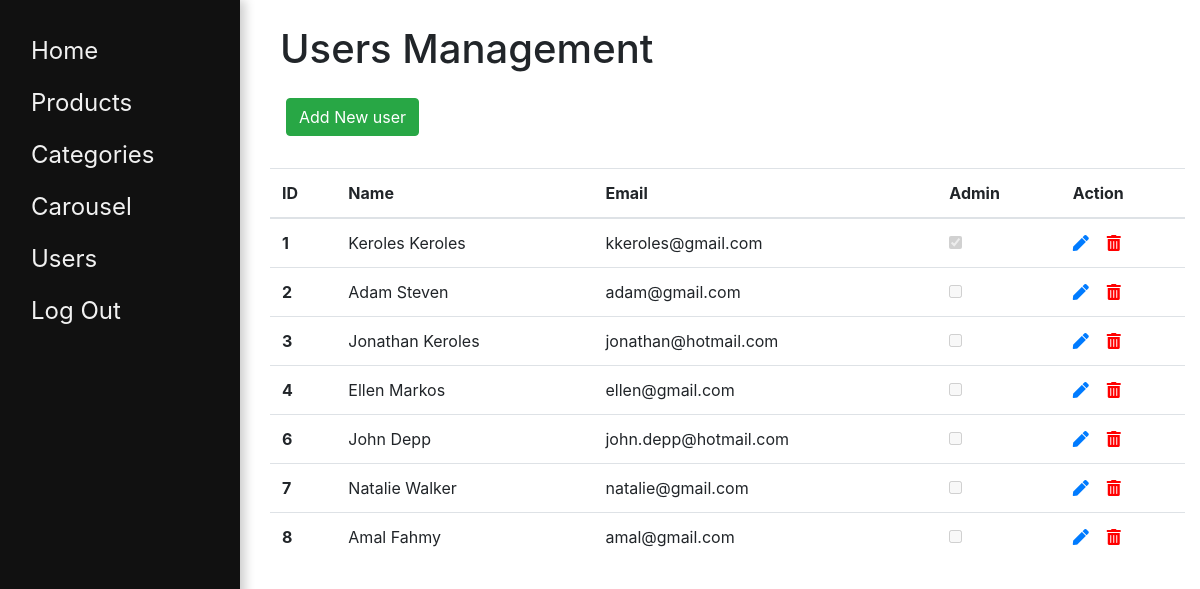
The page /backend/users.php (signed in) on the database its author committed.
### tables this page shows
CREATE TABLE `users` (
  `id` int(11) NOT NULL,
  `first_name` varchar(50) NOT NULL,
  `last_name` varchar(50) NOT NULL,
  `email` varchar(50) NOT NULL,
  `password` varchar(32) NOT NULL,
  `isadmin` tinyint(4) NOT NULL
);

### includes/autoload.php (called while the page is built, shortened)
<?php
spl_autoload_register(function($className) {
  try {
    $file = dirname(__DIR__) . "/classes/{$className}.php";
  }
  catch (Exception $e) {
    echo $e->getMessage();
  }
});

### classes/Database.php (called while the page is built, shortened)
<?php
class Database {
  private $host = 'localhost';
  private $db_name = 'furniture';
  private $username = 'keroles';
  private $password = 'password';
  public function dbConnect() {
    try {
      $this->connection = new PDO("mysql:host={$this->host};dbname={$this->db_name}", "{$this->username}", "{$this->password}");
      $this->connection -> setAttribute(PDO::ATTR_ERRMODE, PDO::ERRMODE_EXCEPTION);
      return $this->connection;
    } catch (PDOException $e) {
      die("ERROR: Could not connect. " . $e->getMessage());
    }
  }
}

### classes/User.php (called while the page is built, shortened)
<?php
class User extends Database {
  public function readAll() {
    $query = 'SELECT * FROM users';
    $stmt = $this->dbConnect()->prepare($query);
    $stmt->execute();
    return $stmt->fetchAll(PDO::FETCH_ASSOC);
  }
}

### backend/users.php (the view, shortened to what this page needs)
<?php
include_once dirname(__DIR__) . '/includes/autoload.php';
function getUsers($user) {
  return $user->readAll();
}
?>
<!DOCTYPE html>
<html lang="en">
<head>
  <link rel="stylesheet" href="../style/css/bootstrap.min.css">
  <link rel="stylesheet" href="../style/css/all.min.css">
  <link rel="stylesheet" href="../style/css/main.css">
</head>
<body>
  <section class="main-section">
    <div class="container">
      <h1>Users Management</h1>
      <a href='add.php?type=user' class="btn btn-success" style="margin: 0 0 2em 1em;">Add New user</a>
      <table class="table">
        <thead>
          <tr>
            <th scope="col">ID</th>
            <th scope="col">Name</th>
            <th scope="col">Email</th>
            <th scope="col">Admin</th>
            <th scope="col">Action</th>
          </tr>
        </thead>
        <tbody>
          <?php
            $users = getUsers(new User());
            foreach($users as $user): ?>
          <tr>
            <th scope="row"><?= $user['id'] ?></th>
            <td><?= $user['first_name'] . ' ' . $user['last_name'] ?></td>
            <td><?= $user['email'] ?></td>
            <td>
              <input type="checkbox" name="admin" id="admin" <?= $user['isadmin']? 'checked' : '' ?> disabled>
            </td>
            <td>
              <a href="update.php?type=user&id=<?= $user['id'] ?>" title="Update Record">
                <i class="fas fa-pen"></i>
              </a> &nbsp;&nbsp;
              <a onClick="javascript: return confirm('Are you sure?!');" href="delete.php?type=user&id=<?= $user['id'] ?>" title="Delete Record">
                <i class="fas fa-trash-alt" style="color:red"></i>
              </a>
            </td>
          </tr>
          <?php endforeach; ?>
        </tbody>
      </table>
    </div>
  </section>
</body>
</html>

### style/css/main.css (style rules this page uses)
.main-section { margin-left:255px }
.main-section h1 { margin:25px 0 25px 10px }
.main-section .container { margin-bottom:25px }
a { text-decoration:none }

### rows shown on the page
users: id "1", first_name "Keroles", last_name "Keroles", email "kkeroles@gmail.com", isadmin "☑"
users: id "2", first_name "Adam", last_name "Steven", email "adam@gmail.com"
users: id "3", first_name "Jonathan", last_name "Keroles", email "jonathan@hotmail.com"
users: id "4", first_name "Ellen", last_name "Markos", email "ellen@gmail.com"
users: id "6", first_name "John", last_name "Depp", email "john.depp@hotmail.com"
users: id "7", first_name "Natalie", last_name "Walker", email "natalie@gmail.com"
users: id "8", first_name "Amal", last_name "Fahmy", email "amal@gmail.com"
